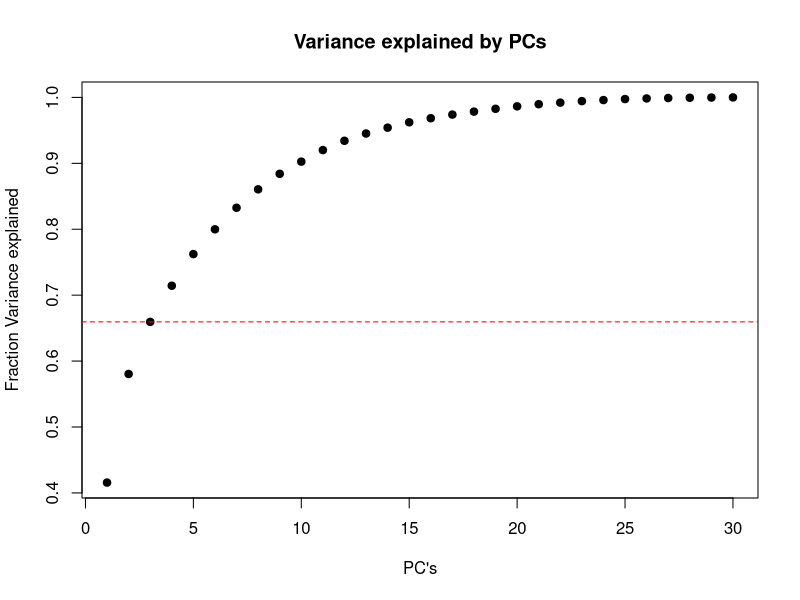
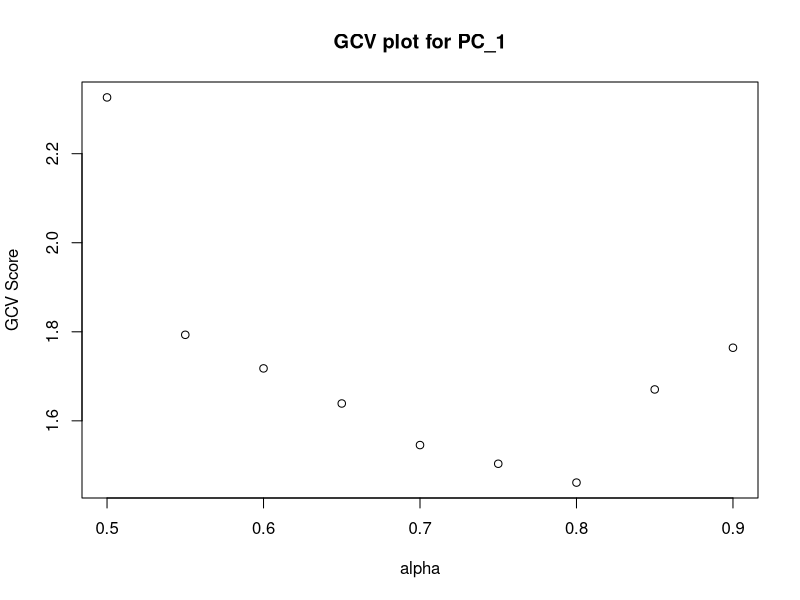
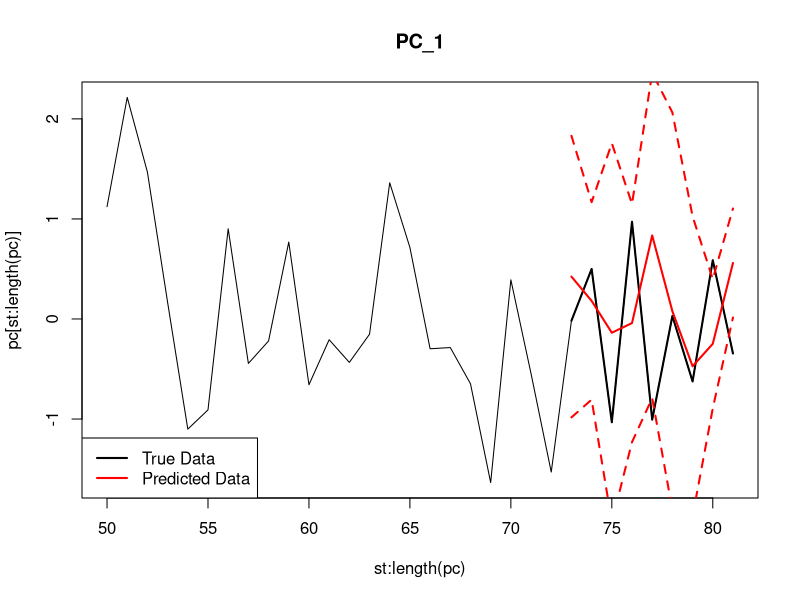
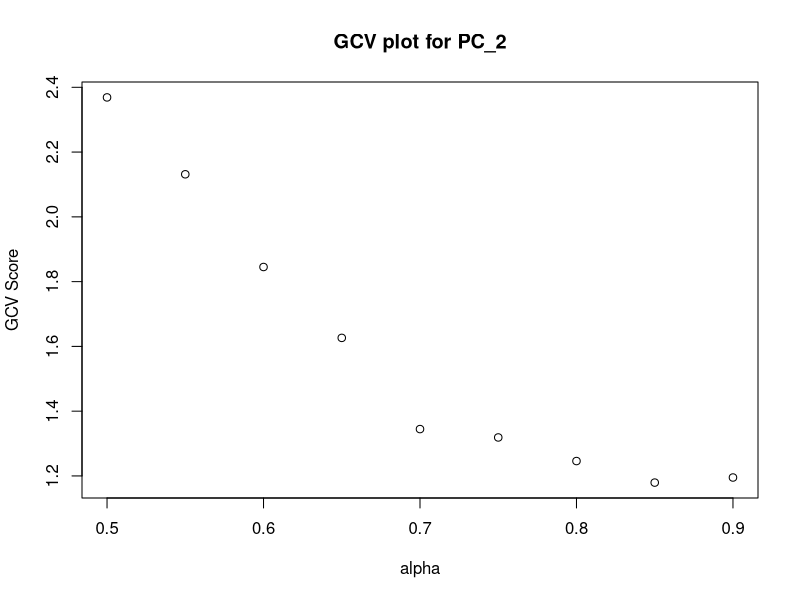
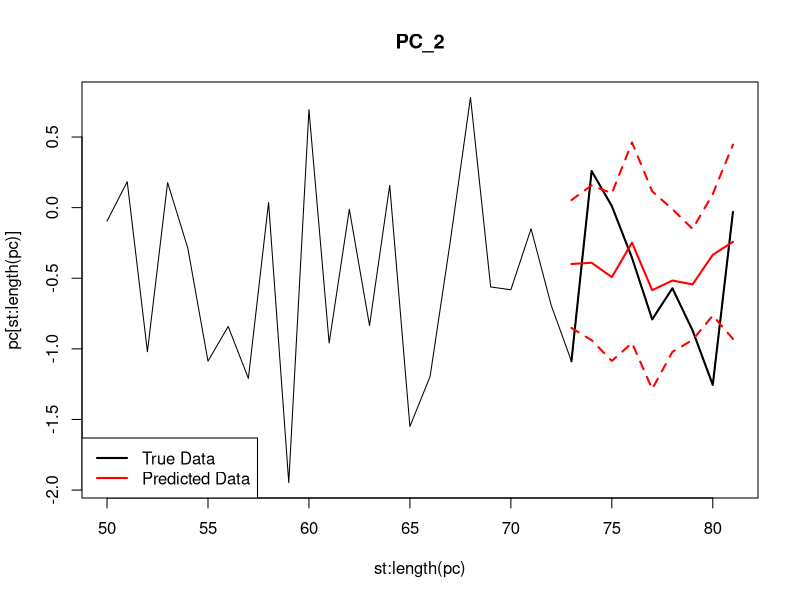
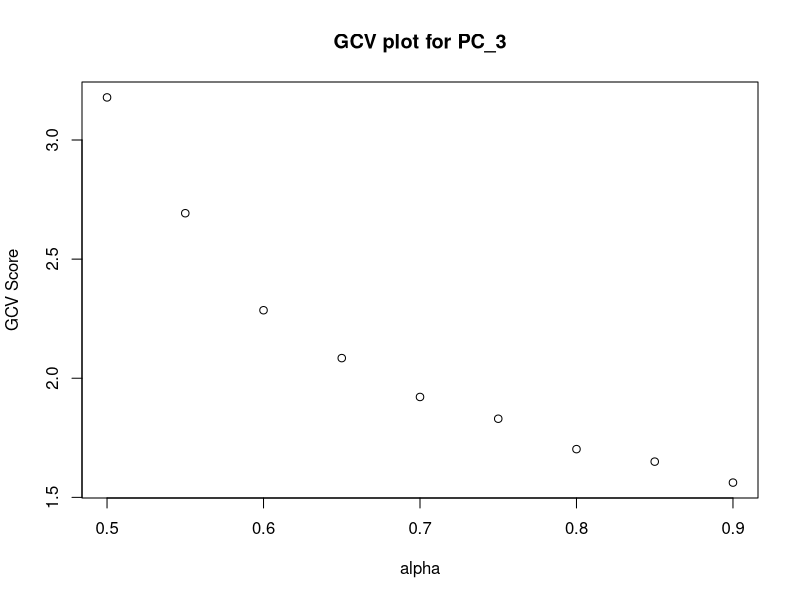
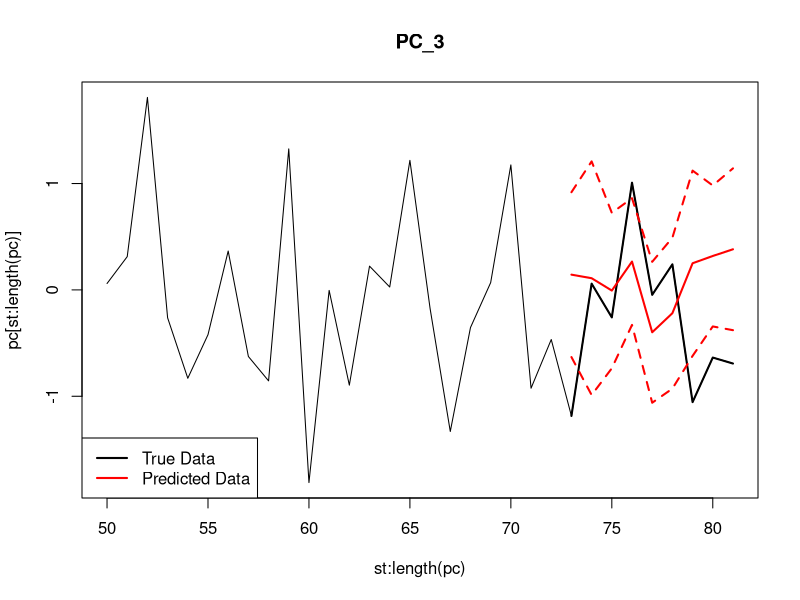

Recreate these plots in R, in order.
#####
#1. The objective of this file is to make predictions in PC space. 
#2. Use a dimension lowering algorithm - linear PCs
#3. Make predictions on those PCs using locfit i.e local regression. 
#4. Check if the relevant indices and the spectral structure has been replicated. 


#########Settting the Path
setwd("~/Correlated Risk Analysis/Decadal Influences/PC Predictions")


###Loading Libraries##########
library(ggplot2)
library(locfit)
library(sp)


###Reading the Data and Initial Manipulation###
input_data <- read.table("data/Max_Annual_Streamflow.txt", sep="", header = TRUE)
site_info <- read.table("data/site_information.txt", sep="", header = TRUE)
######################################2


####Principal Component Analysis#############
data_pca <- prcomp(input_data, scale = TRUE)
var <- cumsum(data_pca$sdev^2)
#pdf(file = "plots/SETAR/Variance explained.pdf")
plot(var/max(var),pch=19, main = "Variance explained by PCs",xlab = "PC's",ylab="Fraction Variance explained")
npcs <- 3 #This is the selected number of PC'S
abline(h = var[npcs]/max(var), lty = 2, col='red')
#dev.off()
pcs_sel <- data_pca$x[,1:npcs]
#################################################2


#####Locfit for each PC##########
pred_horizon <- 9 #Years This is a decent forecast horizon.

for(jk in 1:ncol(pcs_sel)) {
  pc <- scale(pcs_sel[,jk])
  lag_loc <- c(1, 2, 3) #These are the lag terms. 
  pc = as.matrix(pc)
  feature_vectors <- matrix(NA, ncol = length(lag_loc)+1, nrow = length(pc)-max(lag_loc))
  for(i in 1:(ncol(feature_vectors)-2)) {
    feature_vectors[,i+1] <-  tail(head(pc,-lag_loc[i]),-max(lag_loc)+lag_loc[i])
  }
  feature_vectors[,ncol(feature_vectors)] <- head(pc,-max(lag_loc))
  feature_vectors[,1] <- tail(pc,-max(lag_loc))
  feature_test <- tail(feature_vectors, pred_horizon)
  feature_train <- head(feature_vectors, -pred_horizon)

  x_l <- feature_train[,2:ncol(feature_train)]
  y_l <- feature_train[,1]
  
  #GCV Plots
  gcv_mat <- gcvplot(x_l,y_l,alpha = seq(0.5,0.9,by=0.05),maxk = 1000)
  plot(gcv_mat$alpha, gcv_mat$values, 
       main = paste0("GCV plot for PC_",jk),
       xlab = "alpha", ylab = 'GCV Score')
  best_alpha <- gcv_mat$alpha[which.min(gcv_mat$values)]
  fit <- locfit.raw(x_l,y_l,maxk = 1000, alpha = best_alpha)
  #plot(fit,get.data=TRUE)
  pred <- predict(fit, feature_test[,2:ncol(feature_test)], se = T, interval = "prediction")

#Plotting the Predictions 
st <- 50
plot(st:length(pc), pc[st:length(pc)], type='l',
     main = paste0("PC_",jk))
lines(tail(1:length(pc),pred_horizon), tail(pc,pred_horizon), lwd = 2)
lines(tail(1:length(pc),pred_horizon), pred$fit, lwd = 2,col='red')
lines(tail(1:length(pc),pred_horizon), pred$fit-2*pred$se.fit, lwd = 2,col='red',lty = 2)
lines(tail(1:length(pc),pred_horizon), pred$fit+2*pred$se.fit, lwd = 2,col='red',lty = 2)
legend('bottomleft', legend = c("True Data","Predicted Data"), 
      col = c('black','red'), lwd = 2, lty = 1)
}
